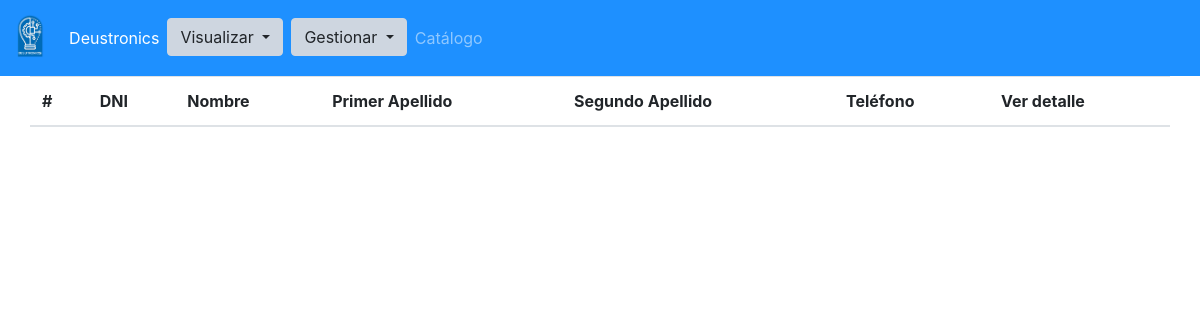
/empleados/, run on an earlier commit of the app's database.
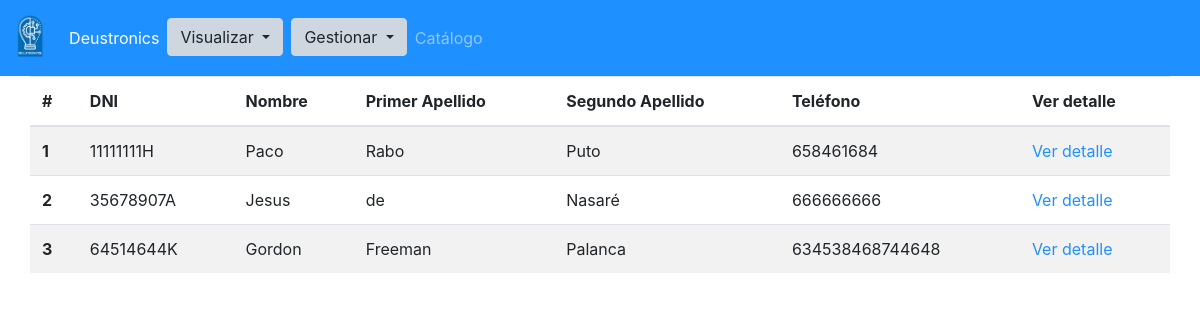
And on a later commit of the database.
### app/models.py (models this page shows, shortened)
class Empleado(models.Model):
    dni = models.CharField(max_length=9)
    nombre = models.CharField(max_length=100)
    apellido1 = models.CharField(max_length=100)
    apellido2 = models.CharField(max_length=100)
    telefono = models.CharField(max_length=15)
    usuario = models.ForeignKey(Usuario, on_delete=models.CASCADE)

### app/views.py (the view)
# urls.py: path('empleados/', views.EmpleadoListView.as_view(), name='empleado_lista'),
class EmpleadoListView(ListView):
    model = Empleado
    template_name = 'empleado_lista.html'
    queryset = Empleado.objects.all()
    context_object_name = 'empleados'
    def get_context_data(self, **kwargs):
        context = super(EmpleadoListView, self).get_context_data(**kwargs)
        return context

### app/templates/empleado_lista.html
{%extends 'base.html'%} {% block content%}
<table class="table table-striped">
  <thead>
    <tr>
      <th scope="col">#</th>
      <th scope="col">DNI</th>
      <th scope="col">Nombre</th>
      <th scope="col">Primer Apellido</th>
      <th scope="col">Segundo Apellido</th>
      <th scope="col">Teléfono</th>
      <th scope="col">Ver detalle</th>
    </tr>
  </thead>
  <tbody>
    {%for empleado in empleados%}
    <tr>
      <th scope="row">{{empleado.id}}</th>
      <td>{{empleado.dni}}</td>
      <td>{{empleado.nombre}}</td>
      <td>{{empleado.apellido1}}</td>
      <td>{{empleado.apellido2}}</td>
      <td>{{empleado.telefono}}</td>
      <td><a href="{%url 'empleado_detalle' empleado.id %}"> Ver detalle</a></td>
    </tr>
    {%endfor%}
  </tbody>
</table>
{%endblock%}

What changed in the data, as far as the page shows it:
added Empleado: id "1", dni "11111111H", nombre "Paco", apellido1 "Rabo", apellido2 "Puto", telefono "658461684"
added Empleado: id "2", dni "35678907A", nombre "Jesus", apellido1 "de", apellido2 "Nasaré", telefono "666666666"
added Empleado: id "3", dni "64514644K", nombre "Gordon", apellido1 "Freeman", apellido2 "Palanca", telefono "634538468744648"
